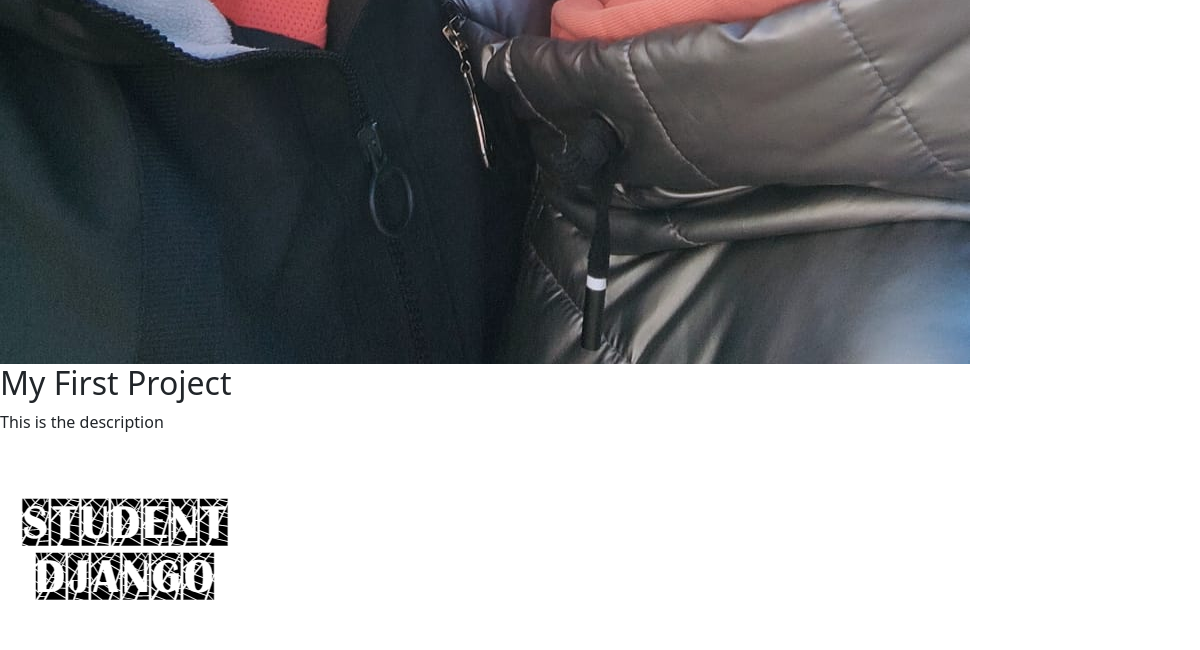
The app's page / (lower part), older data.
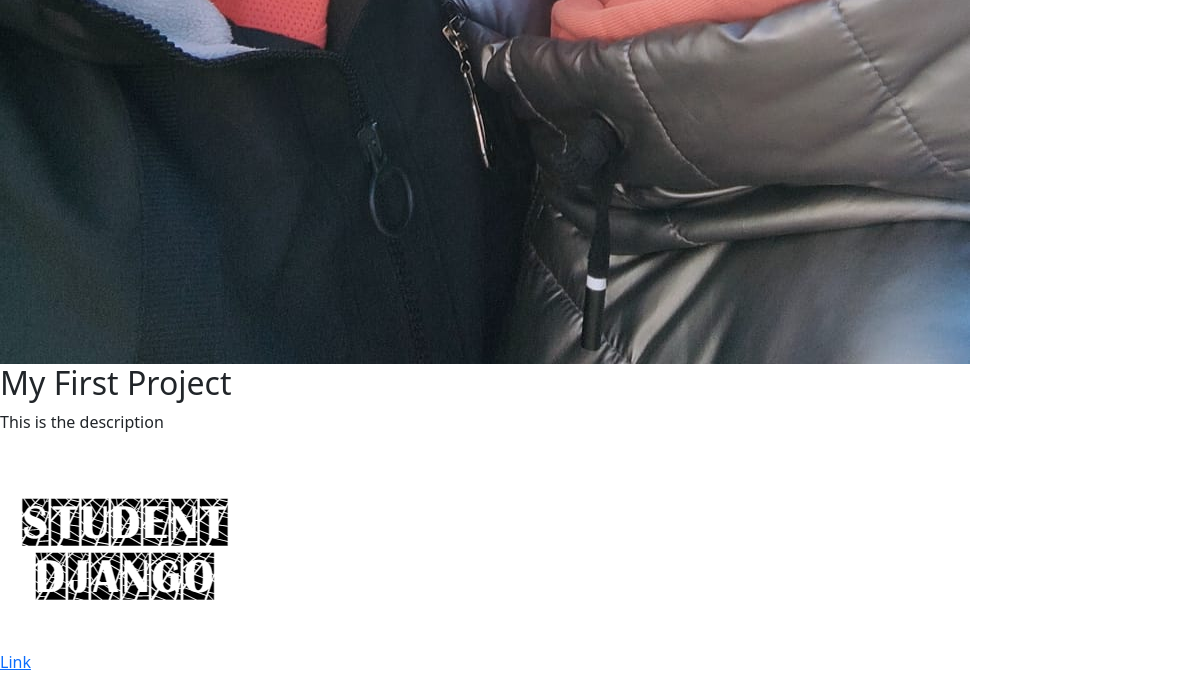
The same page, newer data.
### portfolio/models.py (models this page shows, shortened)
class Project(models.Model):
    title = models.CharField(max_length=100)
    description = models.CharField(max_length=250)
    image = models.ImageField(upload_to='portfolio/images/')
    url = models.URLField(blank=True)

### portfolio/views.py (the view)
# urls.py: 2. Add a URL to urlpatterns:  path('', views.home, name='home')
def home(request):
    projects = Project.objects.all()
    return render(request, 'portfolio/home.html', {'projects': projects})

### portfolio/templates/portfolio/home.html (shortened to what this page needs)
{% extends 'portfolio/base.html' %}
{% block content %}
{% load static %}
<br>
<br>
<img src="{% static 'portfolio/dcf30a0f-dfa7-4717-a024-1e7e8e81803f.jpg' %}">
{% for project in projects %}
<h2>{{ project.title }}</h2>
<p>{{ project.description }}</p>
<img src="{{ project.image.url }}">
{% if project.url %}
<br><a href="{{ project.url }}">Link</a>
{% endif %}
{% endfor %}
{% endblock %}

Row changes from the older to the newer data that the page shows:
changed Project "My First Project": now shows "Link"
